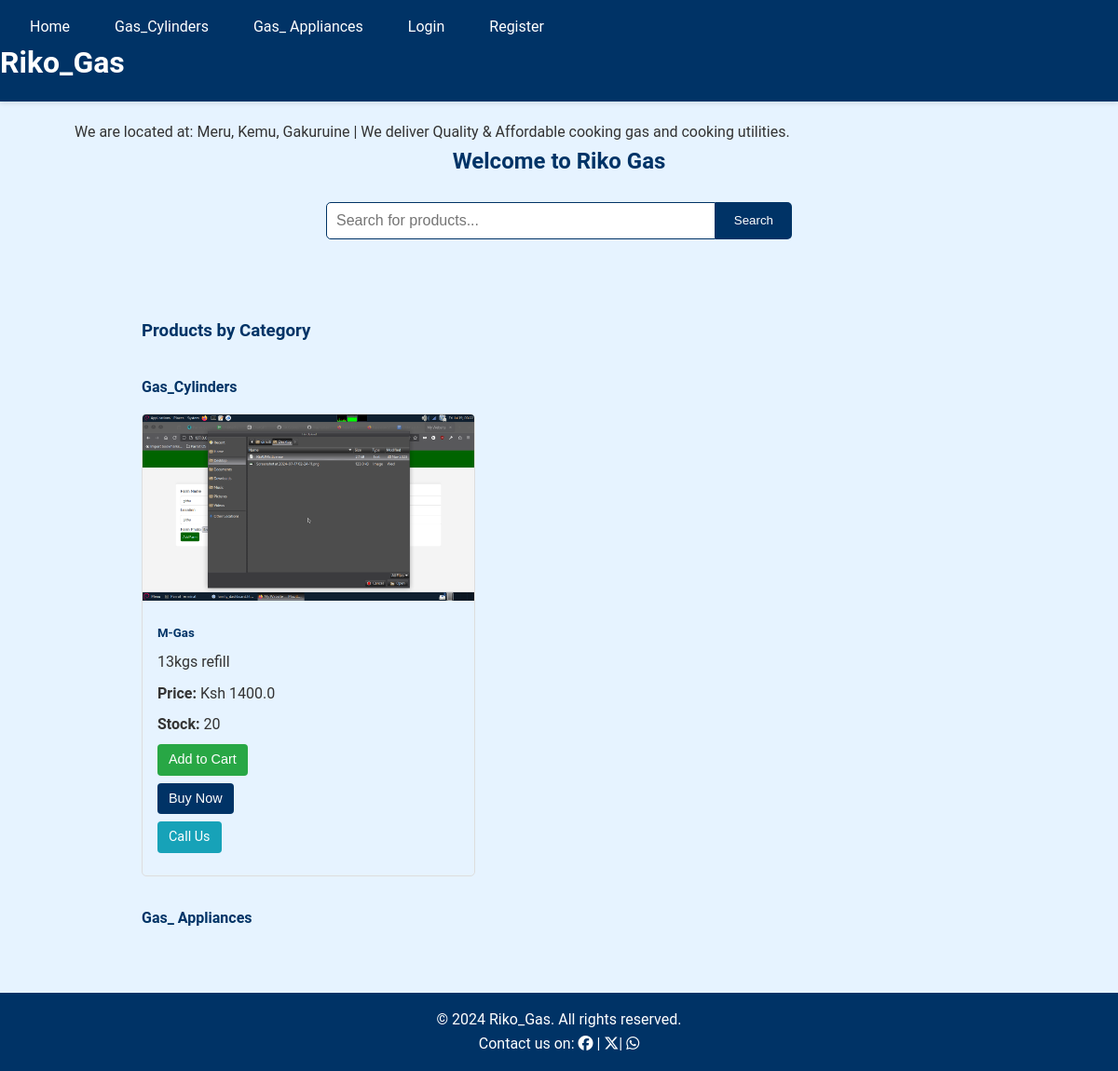
Before: / with the older database file.
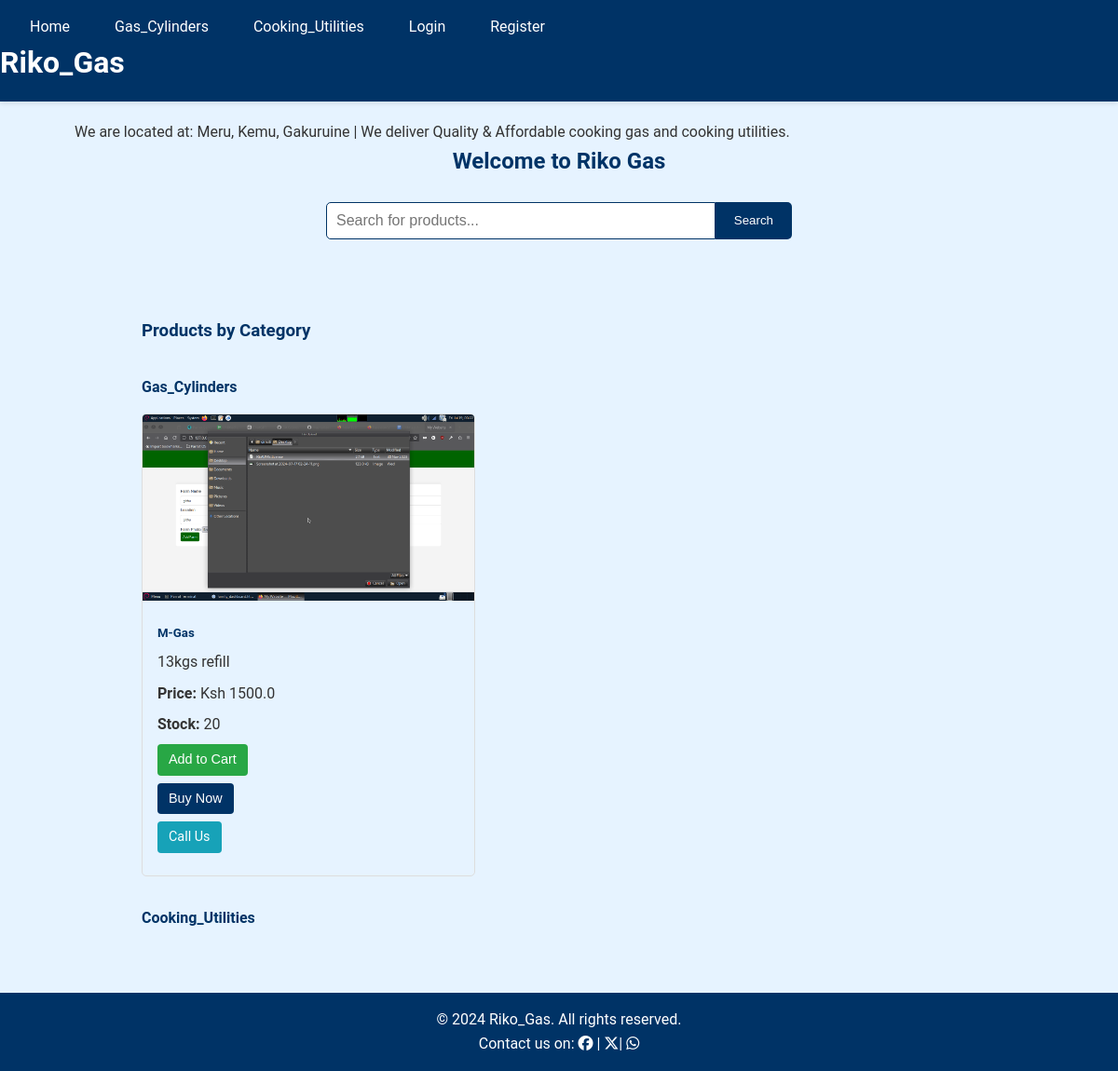
After: the same page with the newer database file.
### app/models.py (models this page shows, shortened)
class Category(db.Model):
    id = db.Column(db.Integer, primary_key=True)
    name = db.Column(db.String(50), nullable=False, unique=True)
    products = db.relationship('Product', backref='category', lazy=True)

class Product(db.Model):
    id = db.Column(db.Integer, primary_key=True)
    name = db.Column(db.String(150), nullable=False)
    description = db.Column(db.Text, nullable=True)
    price = db.Column(db.Float, nullable=False)
    stock = db.Column(db.Integer, nullable=False, default=0)
    category_id = db.Column(db.Integer, db.ForeignKey('category.id'), nullable=False)
    image_file = db.Column(db.String(20), nullable=False, default='default.jpg')
    carts = db.relationship('Cart', backref='product_ref', lazy=True)  # Use a different backref name
    def image_url(self):
        return url_for('static', filename='uploads/' + self.image_file)

### app/routes.py (the view)
@main.route('/')
def home():
    categories = Category.query.all()
    products_by_category = {category.name: Product.query.filter_by(category_id=category.id).all() for category in categories}
    return render_template('home.html', products_by_category=products_by_category, categories=categories)

### app/templates/home.html
{% extends "base.html" %}
{% block content %}
<marquee behavior="scroll" direction="left">
    We are located at: Meru, Kemu, Gakuruine | We deliver Quality & Affordable cooking gas and cooking utilities.
</marquee>
<h2>Welcome to Riko Gas</h2>
<div class="search-bar">
    <form method="GET" action="{{ url_for('main.search') }}">
        <input type="text" name="q" placeholder="Search for products...">
        <button type="submit">Search</button>
    </form>
</div>
<div class="container">
    <h3>Products by Category</h3>
    {% for category, products in products_by_category.items() %}
        <h4 id="{{ category|replace(' ', '_') }}">{{ category }}</h4>
        <div class="row">
            {% for product in products %}
                <div class="col-md-4">
                    <div class="card">
                        <img src="{{ product.image_url() }}" class="card-img-top" alt="{{ product.name }}">
                        <div class="card-body">
                            <h5 class="card-title">{{ product.name }}</h5>
                            <p class="card-text">{{ product.description }}</p>
                            <p class="card-text"><strong>Price:</strong> Ksh {{ product.price }}</p>
                            <p class="card-text"><strong>Stock:</strong> {{ product.stock }}</p>
                            <form action="{{ url_for('main.add_to_cart', product_id=product.id) }}" method="post">
                                <button type="submit" class="btn btn-success">Add to Cart</button>
                            </form>
                            <form action="{{ url_for('main.buy_now', product_id=product.id) }}" method="post">
                                <button type="submit" class="btn btn-primary">Buy Now</button>
                            </form>
                            <a href="tel:+254710166796" class="btn btn-info">Call Us</a>
                        </div>
                    </div>
                </div>
            {% endfor %}
        </div>
    {% endfor %}
</div>
{% endblock %}

### app/templates/base.html (shortened to what this page needs)
<!DOCTYPE html>
<html lang="en">
<head>
    <link rel="stylesheet" href="{{ url_for('static', filename='css/styles.css') }}">
</head>
<body>
    <header>
        <nav>
            <ul>
                <li><a href="{{ url_for('main.home') }}">Home</a></li>
                {% for category in categories %}
                    <li><a href="{{ url_for('main.home') }}#{{ category.name|replace(' ', '_') }}">{{ category.name }}</a></li>
                {% endfor %}
                {% if not current_user.is_authenticated %}
                <li><a href="{{ url_for('main.login') }}">Login</a></li>
                <li><a href="{{ url_for('main.register') }}">Register</a></li>
                {% endif %}
            </ul>
        </nav>
        <h1>Riko_Gas</h1>
    </header>
    <div class="container">
        {% block content %}{% endblock %}
    </div>
    <footer>
        <p>&copy; 2024 Riko_Gas. All rights reserved.</p>
        <p>
            Contact us on:
            <i class="fa-brands fa-facebook" href="https://facebook.com/yourprofile" target="_blank"></i> |
            <i class="fa-brands fa-x-twitter" href="https://x.com/yourprofile"  target="_blank"></i>|
            <i class="fa-brands fa-whatsapp" href="https://whatsapp.com/yourprofile" target="_blank"></i>
        </p>
    </footer>
</body>
</html>

### app/static/css/styles.css (style rules this page uses)
:root { --navy-blue: #003366; --light-blue: #E6F3FF; --white: #FFFFFF; --gray: #F0F0F0; }
* { margin: 0; padding: 0; box-sizing: border-box; }
body { font-family: 'Roboto', sans-serif; line-height: 1.6; color: #333; background-color: var(--light-blue); }
.container { width: 90%; max-width: 1200px; margin: 0 auto; padding: 20px; }
header { background-color: var(--navy-blue); color: var(--white); padding: 1rem 0; box-shadow: 0 2px 5px rgba(0,0,0,0.1); }
nav ul { display: flex; list-style: none; }
nav li { margin-left: 1rem; }
nav a { color: var(--white); text-decoration: none; padding: 0.5rem 1rem; border-radius: 5px; transition: background-color 0.3s ease; }
footer { background-color: var(--navy-blue); color: var(--white); text-align: center; padding: 1rem 0; margin-top: 2rem; }
h2 { color: var(--navy-blue); margin-bottom: 1.5rem; text-align: center; }
.search-bar { margin-bottom: 2rem; text-align: center; }
.search-bar form { display: flex; max-width: 500px; margin: 0 auto; }
.search-bar input[type="text"] { flex-grow: 1; padding: 10px; border: 1px solid var(--navy-blue); border-radius: 5px 0 0 5px; font-size: 1rem; }
.search-bar button { background-color: var(--navy-blue); color: var(--white); border: none; padding: 10px 20px; border-radius: 0 5px 5px 0; cursor: pointer; transition: background-color 0.3s ease; }
h3, h4 { color: var(--navy-blue); margin-top: 2rem; margin-bottom: 1rem; }
.row { display: flex; flex-wrap: wrap; margin: -10px; }
.col-md-4 { flex: 0 0 calc(33.333% - 20px); margin: 10px; }
.card { border: 1px solid #ddd; border-radius: 5px; overflow: hidden; transition: box-shadow 0.3s ease; }
.card-img-top { height: 200px; object-fit: cover; }
.card-body { padding: 1rem; }
.card-title { color: var(--navy-blue); margin-bottom: 0.5rem; }
.card-text { margin-bottom: 0.5rem; }
.btn { display: inline-block; padding: 0.375rem 0.75rem; border-radius: 0.25rem; text-align: center; text-decoration: none; font-size: 1rem; line-height: 1.5; transition: all 0.15s ease-in-out; margin-right: 0.5rem; margin-bottom: 0.5rem; }
.btn-success { background-color: #28a745; color: var(--white); }
.btn-primary { background-color: var(--navy-blue); color: var(--white); }
.btn-info { background-color: #17a2b8; color: var(--white); }
.btn { display: inline-block; padding: 0.375rem 0.75rem; border: none; border-radius: 4px; cursor: pointer; font-size: 0.9rem; text-decoration: none; transition: background-color 0.3s ease; }

Changed rows visible on the page:
changed Category: name "Gas_ Appliances" → "Cooking_Utilities"
changed Product "13kgs refill": price "1400.0" → "1500.0"
